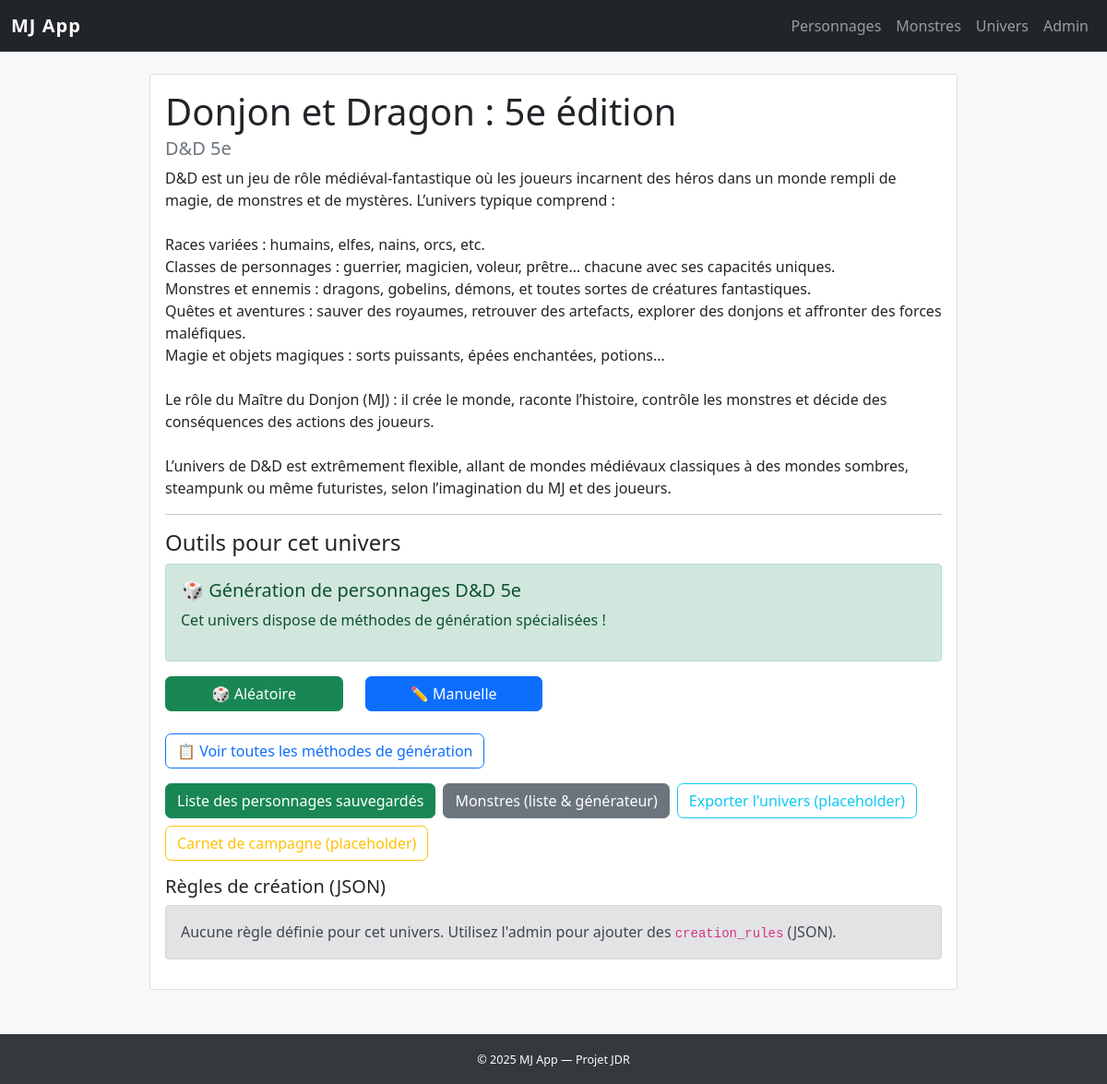
/1/, run on the app's committed database.
### universes/models.py (models this page shows, shortened)
class Universe(models.Model):
    name = models.CharField(max_length=100, unique=True)
    description = models.TextField(blank=True)
    system = models.CharField(max_length=100, help_text="Ex: D&D 5e, Appel de Cthulu, Pathfinder...")
    created_at = models.DateTimeField(auto_now_add=True)
    creation_rules = models.JSONField(blank=True, null=True, default=dict, help_text="JSON définissant les règles de création de personnages pour cet univers")

### universes/views.py (the view)
# urls.py: path("<int:pk>/", views.universe_detail, name="universe_detail"),
def universe_detail(request, pk):
    universe = get_object_or_404(Universe, pk=pk)
    return render(request, "universes/universe_detail.html", {"universe": universe})

### templates/universes/universe_detail.html (shortened to what this page needs)
{% extends 'base.html' %}
{% block content %}
<div class="card">
  <div class="card-body">
    <h1 class="card-title">{{ universe.name }}</h1>
    {% if universe.system %}<h5 class="card-subtitle mb-2 text-muted">{{ universe.system }}</h5>{% endif %}
    <p class="card-text">{{ universe.description|linebreaksbr }}</p>
    <hr>
    <h4>Outils pour cet univers</h4>
    {% if universe.id == 1 or "donjon" in universe.name|lower or "d&d" in universe.name|lower or "dnd" in universe.name|lower %}
      {% if universe.id == 1 or "5e" in universe.name|lower %}
      <div class="alert alert-success">
        <h5>🎲 Génération de personnages D&D 5e</h5>
        <p>Cet univers dispose de méthodes de génération spécialisées !</p>
      </div>
      <div class="row mb-3">
        <div class="col-md-6 col-lg-3 mb-2">
          <a class="btn btn-success w-100" href="{% url 'characters:dnd_random_generation' universe.pk %}">
            🎲 Aléatoire
          </a>
        </div>
        <div class="col-md-6 col-lg-3 mb-2">
          <a class="btn btn-primary w-100" href="{% url 'characters:dnd_manual_creation' universe.pk %}">
            ✏️ Manuelle
          </a>
        </div>
      </div>
      <div class="mb-3">
        <a class="btn btn-outline-primary" href="{% url 'characters:choose_generation_method' universe.pk %}">
          📋 Voir toutes les méthodes de génération
        </a>
      </div>
      {% endif %}
    {% else %}
      <div class="d-flex flex-wrap gap-2 mb-3">
        <a class="btn btn-primary" href="{% url 'universes:generate_character' universe.pk %}">Générateur de personnages</a>
      </div>
    {% endif %}
    <div class="d-flex flex-wrap gap-2 mb-3">
      <a class="btn btn-success" href="{% url 'characters:character_list' %}">Liste des personnages sauvegardés</a>
      <a class="btn btn-secondary" href="{% url 'universes:universe_monsters' universe.pk %}">Monstres (liste & générateur)</a>
      <a class="btn btn-outline-info" href="#">Exporter l'univers (placeholder)</a>
      <a class="btn btn-outline-warning" href="#">Carnet de campagne (placeholder)</a>
    </div>
    <h5>Règles de création (JSON)</h5>
    {% if universe.creation_rules %}
      <pre class="bg-light p-2 border">{{ universe.creation_rules|json_script:"creation_rules" }}</pre>
      <p class="text-muted">Modifiez ces règles depuis l'admin pour adapter le générateur.</p>
    {% else %}
      <div class="alert alert-secondary">Aucune règle définie pour cet univers. Utilisez l'admin pour ajouter des <code>creation_rules</code> (JSON).</div>
    {% endif %}
  </div>
</div>
{% endblock %}

### templates/static/css/style.css (style rules this page uses)
body { font-family: 'Segoe UI', Roboto, sans-serif; }
button, .btn { border-radius: 0.4rem; }

### data on the page
Universe: name "Donjon et Dragon : 5e édition", system "D&D 5e", description "D&D est un jeu de rôle médiéval-fantastique où les joueurs incarnent des héros dans un monde rempli de magie, de monstres et de mystères. L’univers typique comprend : Races variées : humains, elfes, nains, orcs, etc. Classes de personnages : guerrier, magicien, voleur, prêtre… chacune avec ses capacités uniques. Monstres et ennemis : dragons, gobelins, démons, et toutes sortes de créatures fantastiques. Quêtes et aventures : sauver des royaumes, retrouver des artefacts, explorer des donjons et affronter des forces maléfiques. Magie et objets magiques : sorts puissants, épées enchantées, potions… Le rôle du Maître du Donjon (MJ) : il crée le monde, raconte l’histoire, contrôle les monstres…"
